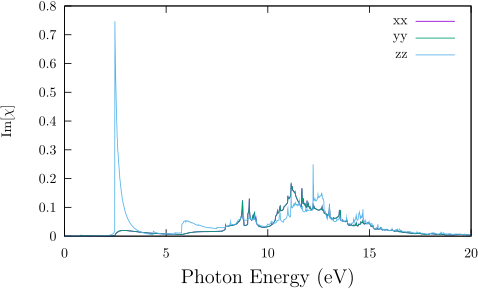

Source code (gnuplot):
set terminal mp color dashed latex 11

set xlabel "{\\Large Photon Energy (eV)}"
set ytics nomirror
set ytics 
# set yrange [0:4.05]
# set xrange [0:4]
# set yrange [-0.022:0.1]

# set key at graph 1, 0.95
# unset key

# set label "C$_{16}$H$_{8}$-alt" at 0.49,  0.008
# set label "GaAs"                at 2.1, -0.002


set ylabel "Im$[\\chi]$" 


set output "hnbGh-aa-chi.mp"
p   'hnbGh-aa-res-0-20-2001pts/chi1.kk_xx_yy_zz_14452_75-spin_scissor_0_Nc_32' u 1:3 w l t "xx" ,\
    'hnbGh-aa-res-0-20-2001pts/chi1.kk_xx_yy_zz_14452_75-spin_scissor_0_Nc_32' u 1:5 w l t "yy" ,\
    'hnbGh-aa-res-0-20-2001pts/chi1.kk_xx_yy_zz_14452_75-spin_scissor_0_Nc_32' u 1:7 w l t "zz`" 
